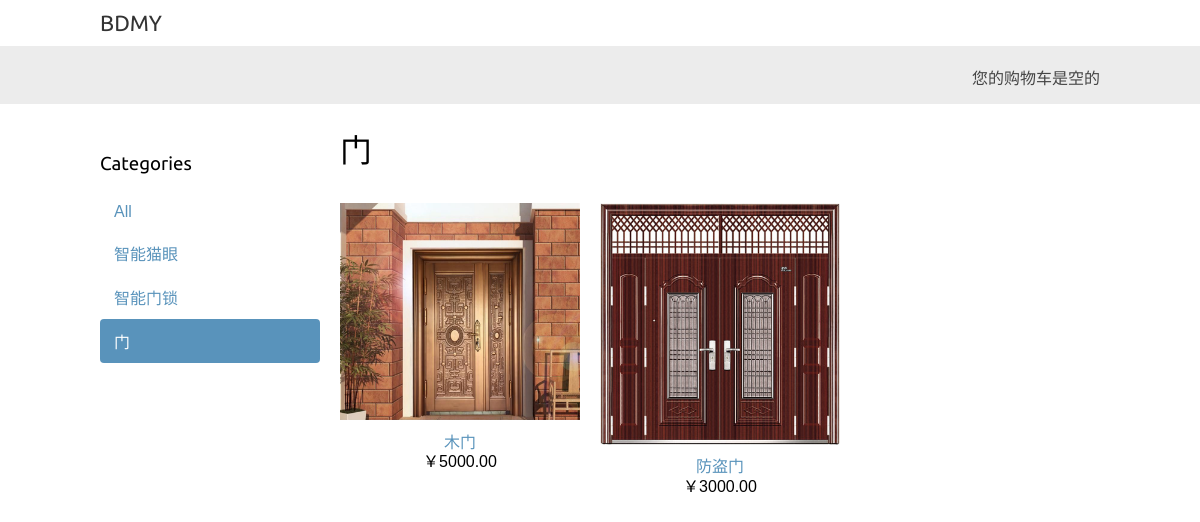
/door/, run on the app's committed database.
### shop/models.py (models this page shows, shortened)
class Category(models.Model):
    name=models.CharField(max_length=200,
                          db_index=True)
    slug=models.SlugField(max_length=200,
                          db_index=True,
                          unique=True)
    class Meta:
        ordering=('name',)
        verbose_name='vategory'
        verbose_name_plural='categories'
    def get_absolute_url(self):
        return reverse('shop:product_list_by_category',
                       args=[self.slug])

class Product(models.Model):
    category=models.ForeignKey(Category,
                               related_name='products')
    name=models.CharField(max_length=200,db_index=True)
    slug =models.SlugField(max_length=200,db_index=True)
    image = models.ImageField(upload_to='products/%Y/%m/%d',
                              blank=True)
    description=models.TextField(blank=True)
    price = models.DecimalField(max_digits=10,decimal_places=2)
    stock=models.PositiveIntegerField()
    available=models.BooleanField(default=True)
    created=models.DateTimeField(auto_now_add=True)
    updated=models.DateTimeField(auto_now=True)
    class Meta:
        ordering=('name',)
        index_together=(('id','slug'),)
    def get_absolute_url(self):
        return reverse('shop:product_detail',
                       args=[self.id,self.slug])

### shop/views.py (the view)
def product_list(request,category_slug=None):
    category=None
    categories=Category.objects.all()
    products=Product.objects.filter(available=True)
    if category_slug:
        category=get_object_or_404(Category,slug=category_slug)
        products=products.filter(category=category)
    return render(request,
                  'shop/product/list.html',
                  {'category':category,
                   'categories':categories,
                   'products':products})

### cart/cart.py (called while the page is built)
    def __len__(self):
        return sum(item['quantity'] for item in self.cart.values())

### cart/context_processors.py (called while the page is built)
def cart(request):
    return {'cart':Cart(request)}

### shop/templates/shop/product/list.html (shortened to what this page needs)
{% extends 'shop/base.html' %}
{% load static %}
{% block content %}
<div id='sidebar'>
    <h3>Categories</h3>
    <ul>
        <li {% if not category %} class='selected'{% endif %}>
            <a href='{% url 'shop:product_list' %}'>All</a>
        </li>
        {%for c in categories %}
            <li {% if category.slug == c.slug %}class='selected'{% endif %}>
                <a href='{{c.get_absolute_url }}'>{{ c.name }}</a>
            </li>
        {% endfor %}
    </ul>
</div>
<div id ='main' class='product-list'>
    <h1>{% if category %}{{category.name}}{%else%}Products{% endif%} </h1>
    {% for product in products %}
    <div class='item'>
        <a href='{{ product.get_absolute_url }}'>
            <img src ='{% if product.image %}{{ product.image.url }}{% else %}{% static 'img/no_image.png '%}{%endif%}'>
        </a>
        <a href='{{product.get_absolute_url}}'>{{product.name}}</a><br>
        ￥{{product.price}}
    </div>
    {%endfor %}
</div>
{% endblock %}

### shop/static/css/base.css (style rules this page uses)
body { margin:0; padding:0; font-family:helvetica, sans-serif; }
h1, h2, h3, h4, h5 , h6 { font-family: 'Ubuntu', sans-serif; font-weight:normal; }
a { text-decoration:none; color:#5993bb; }
#sidebar { width:220px; padding:30px 20px 0 0; float:left; }
#sidebar ul { margin:0; padding:0; }
#sidebar ul li { margin:0; list-style:none; padding:10px 14px; }
#sidebar ul li a { display:block; }
#sidebar ul li.selected { background:#5993bb; border-radius:4px; }
#sidebar ul li.selected a { color:#fff; }
#main { float:left; width: 96%; margin-right:-220px; overflow:hidden; }
.product-list .item { width:25%; padding:10px 20px 10px 0; float:left; text-align:center; line-height:1.2; }
.product-list .item img { width:100%; margin-bottom:8px; }

### data on the page
Category: name "智能猫眼"
Category: name "智能门锁"
Category: name "门"
Product: image (picture), name "木门", price "5000.00"
Product: image (picture), name "防盗门", price "3000.00"
